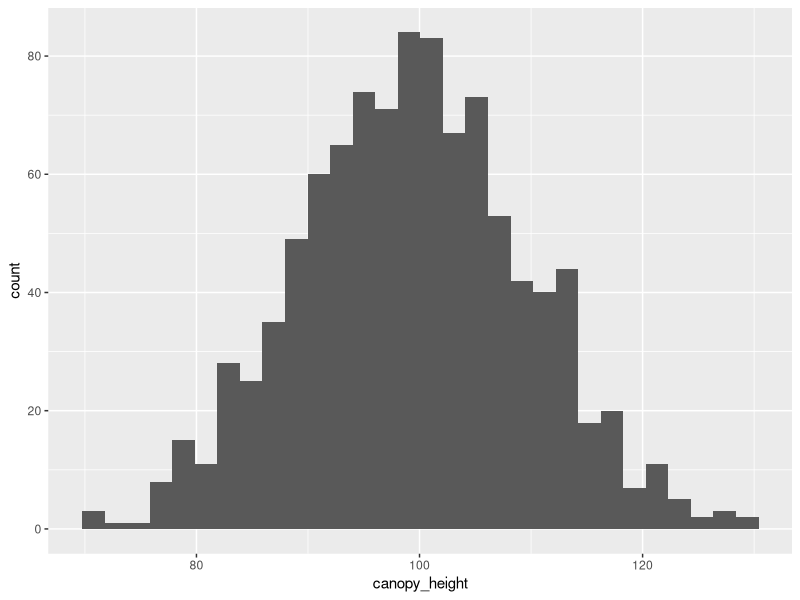
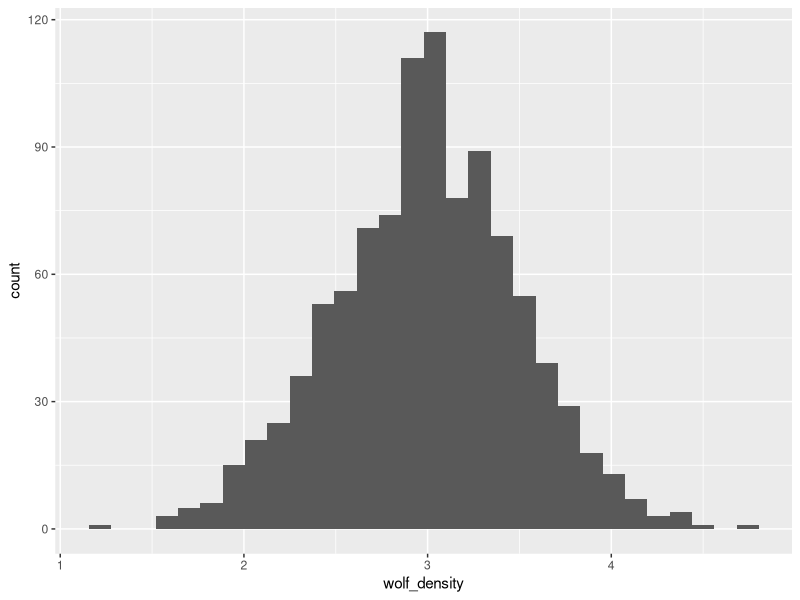
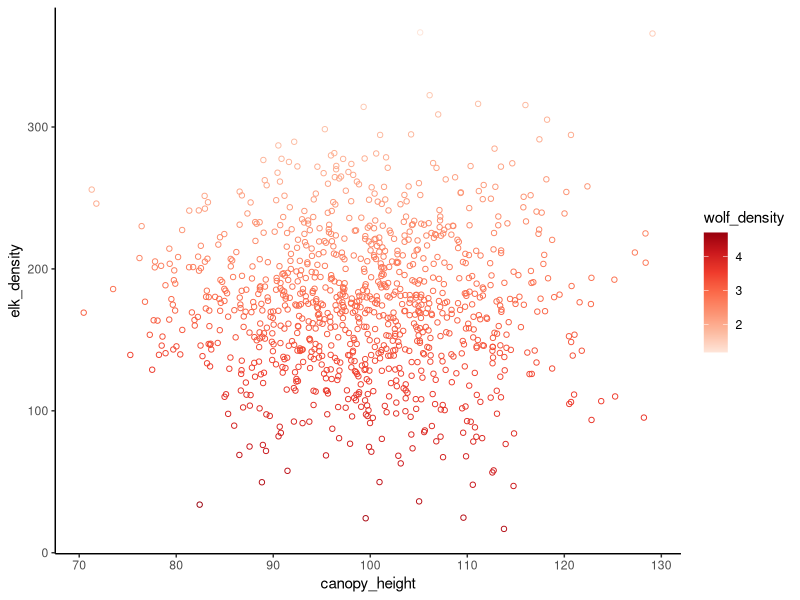
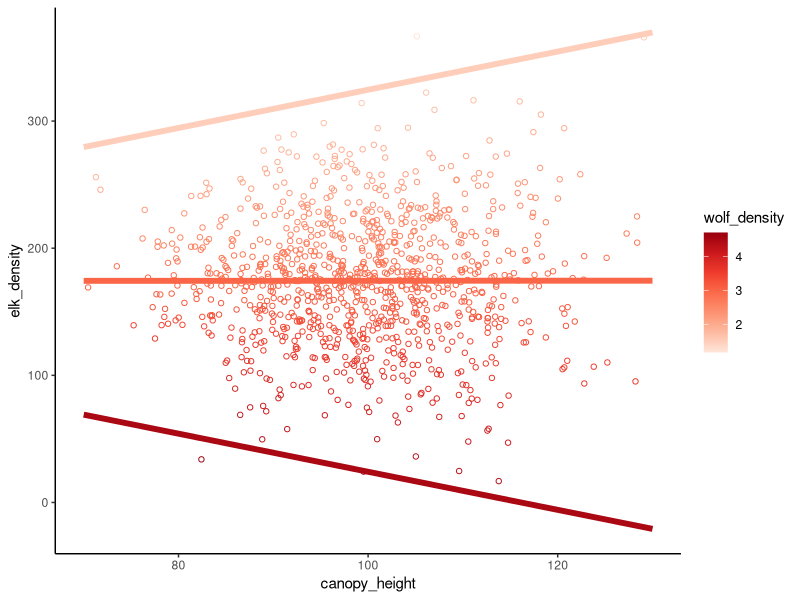

These figures' R source, in order:
## ---- chunk 1
knitr::opts_chunk$set(echo = TRUE)
library(tidyverse)
## ---- chunk 2
# make a linear model with the two continuous predictor variables interacting
# Let's say the relationship between elk density and canopy height is mediated by
# wolf density
# I.e., when wolves are scarce, elk like open fields (low canopy height). But when
# wolves are plentiful, elk get scared and retreat to forests (high canopy height) 
# to hide
set.seed(54321)
canopy_height <- rnorm(1e3, 100, sd = 10) #random var for canopy height
wolf_density <- rnorm(1e3, 3, sd = 0.5) # random var for wolf density, wolf/km^2
## ---- chunk 3
# normal distribution of canopy heights
ggplot(tibble(canopy_height), aes(canopy_height)) + geom_histogram()

# normal distribution of wolf density
ggplot(tibble(wolf_density), aes(wolf_density)) + geom_histogram()
## ---- chunk 4
# Arbitrarily choose coefficients
beta0 <- 175  # Intercept
beta1 <- 3.0  # Coefficient for canopy height
beta2 <- -0.2 # Coefficient for wolf density
beta3 <- -1.0 # Coefficient for canopy height X wolf density

# Simulate!
elk_density <- beta0 + beta1 * canopy_height + beta2 * wolf_density + 
  beta3 * canopy_height * wolf_density + rnorm(1e3, sd = 0.5) # last factor is random noise

# Visualize
yellowstone <- tibble(canopy_height, wolf_density, elk_density)
ggplot(yellowstone, aes(canopy_height, elk_density, color = wolf_density)) +
  geom_point(shape = 21) +
  scale_color_distiller(palette = "Reds", direction = 1) +
  theme_classic()
## ---- chunk 5
# Fit the model
yellowstone_mod <- lm(
  elk_density ~ canopy_height + wolf_density + canopy_height : wolf_density,
  yellowstone
)
summary(yellowstone_mod)
## ---- chunk 6
# Model coefficients
beta0_hat <- coef(yellowstone_mod)[1]
beta1_hat <- coef(yellowstone_mod)[2]
beta2_hat <- coef(yellowstone_mod)[3]
beta3_hat <- coef(yellowstone_mod)[4]
prediction <- expand_grid( # gives you all the combos of vectors
  canopy_height = seq(70, 130, length.out = 5), # 5 canopy heights
  wolf_density = c(1.5, 3, 4.5) # 3 wolf densities
) %>% # means 15 total observations
  mutate(yhat = beta0_hat + beta1_hat * canopy_height + beta2_hat * wolf_density +
           beta3_hat * canopy_height * wolf_density)

ggplot(yellowstone, aes(canopy_height, elk_density, color = wolf_density)) +
  geom_point(shape = 21) +
  scale_color_distiller(palette = "Reds", direction = 1) +
  geom_line(aes(y = yhat, group = wolf_density), prediction, linewidth = 2) +
  theme_classic()
